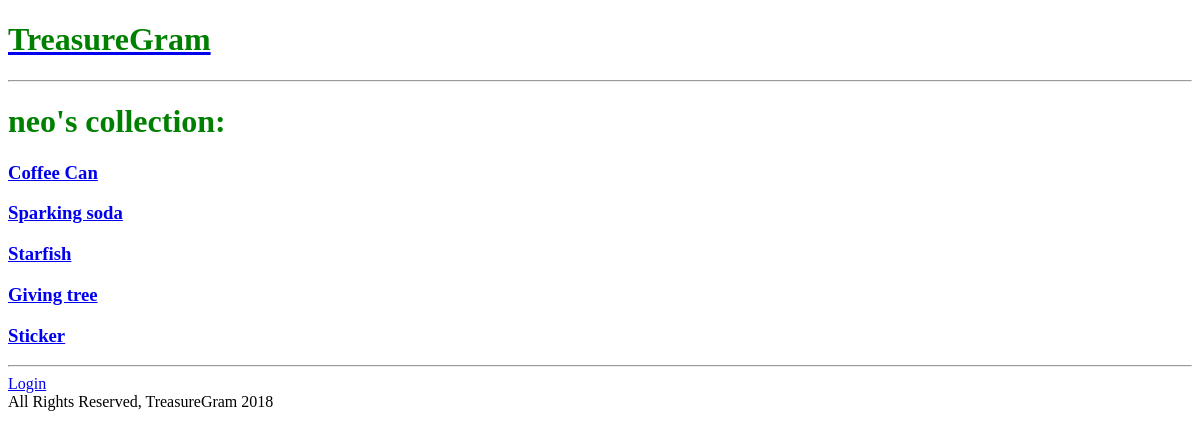
Page /user/neo/ on the earlier database version.
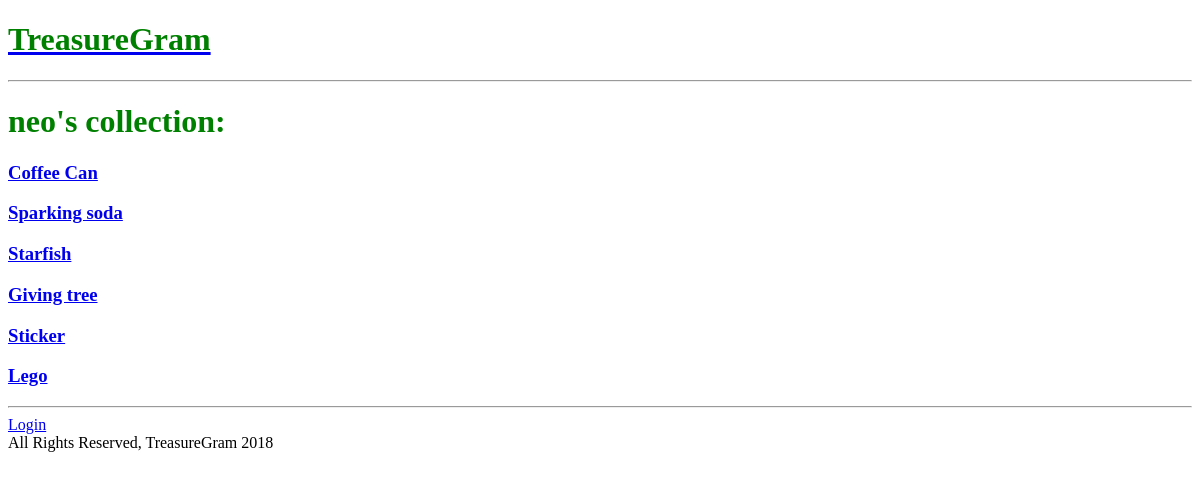
Same page on the later database version.
### main_app/models.py (models this page shows, shortened)
class Treasure(models.Model):
	name = models.CharField(max_length=100)
	value = models.DecimalField(max_digits=10, decimal_places=2)
	material = models.CharField(max_length=100)
	location = models.CharField(max_length=100)
	user = models.ForeignKey(User, on_delete=models.PROTECT)
	likes = models.IntegerField(default=0)

### main_app/views.py (the view)
# urls.py: url(r'^user/(\w+)/$', profile, name='profile'),
def profile(request, username):
    user = User.objects.get(username=username)
    treasures = Treasure.objects.filter(user=user)
    return render(request, 'profile.html', {'username': username, 'treasures': treasures})

### main_app/templates/profile.html
{% extends 'base.html' %}
{% load staticfiles %}
{% block content %}
<h1>{{ username }}'s collection:</h1>
{% for treasure in treasures %}
<a href="/{{treasure.id}}">
	<h3>{{ treasure.name }}</h3>
</a>
{% endfor %}
{% endblock %}

Differences in the rows shown:
added Treasure: name "Lego"
